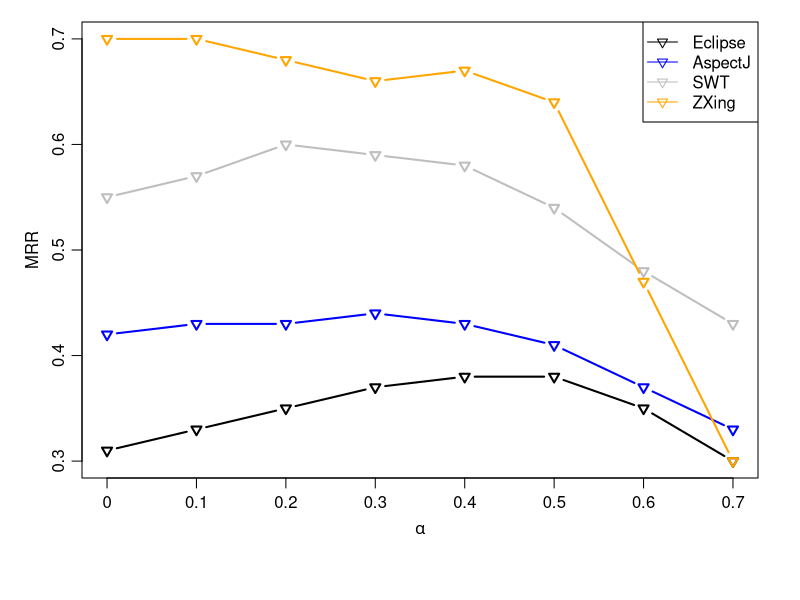

R code for this plot:
eclipse=c(0.31,
          0.33,
          0.35,
          0.37,
          0.38,
          0.38,
          0.35,
          0.3
)
aspectj=c(0.42,
          0.43,
          0.43,
          0.44,
          0.43,
          0.41,
          0.37,
          0.33
)
swt=c(0.55,
      0.57,
      0.6,
      0.59,
      0.58,
      0.54,
      0.48,
      0.43
)
zxing=c(0.7,
        0.7,
        0.68,
        0.66,
        0.67,
        0.64,
        0.47,
        0.3
)

avalues=c(0,
          0.1,
          0.2,
          0.3,
          0.4,
          0.5,
          0.6,
          0.7
)


par( mgp=c(2,0.7,0), mar=c(6.1,4.1,1.1,2.1))

plot(eclipse, type="b", pch=6, ylim=range(c(eclipse,aspectj,swt,zxing)),
     ylab="MRR", xaxt="n",
     xlab=expression(alpha), lwd=2)
lines(aspectj, type = "b", pch=6, ylab = "", yaxt="n", xlab = "",lwd=2, col="blue", xaxt="n")
lines(swt, type = "b", pch=6, ylab = "", yaxt="n", xlab = "",lwd=2, col="gray", xaxt="n")
lines(zxing, type = "b", pch=6, ylab = "", yaxt="n", xlab = "",lwd=2, col="orange", xaxt="n")
axis(1, at=x<-seq(1,8,by=1), labels=avalues)
legend("topright", legend = c("Eclipse","AspectJ", "SWT","ZXing"), 
       col=c("black","blue","gray","orange"),  
       pch=6, lwd=1)



